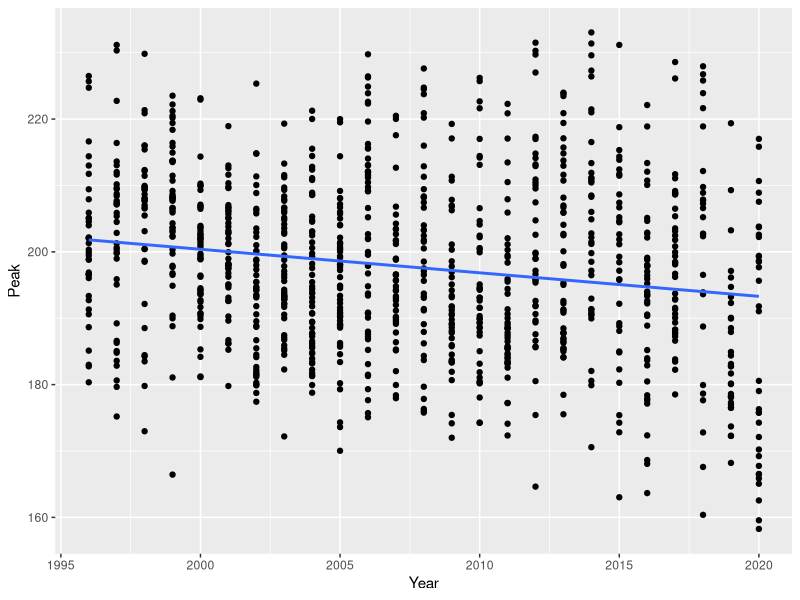

The R source for this figure: (Note: this script raises an error after producing the figure.)
## ---- chunk 1
pkgs <- c("tidyverse", "readxl", "corrplot", "stats", "ggpubr", "lme4", "car",
          "lmerTest", "gtsummary","broom.mixed")

vapply(pkgs, library, FUN.VALUE = logical(1L), character.only = TRUE,
       logical.return = TRUE)

## ---- chunk 2
df_phenology <- read.csv("Data/phenology_data/phenology_metrics.csv", sep=",",stringsAsFactors = FALSE, header = TRUE)
## ---- chunk 3
df_phenology <- subset(df_phenology, df_phenology$SpeciesID!= "Scathophagidae")

df_phenology %>%
  mutate(Order = case_when(
    SpeciesID == "Acari" ~ "Decomposer",
    SpeciesID == "ANMU" ~ "Mixed feeder",
    SpeciesID == "Aphidoidea" ~ "Herbivor",
    SpeciesID == "Chalcidoidea" ~ "Parasitoid",
    SpeciesID == "CHCE" ~ "Mixed feeder",
    SpeciesID == "Coccoidea" ~ "Herbivor",
    SpeciesID == "Collembola" ~ "Decomposer",
    SpeciesID == "Culicidae" ~ "Mixed feeder",
    SpeciesID == "Ichneumonidae" ~ "Parasitoid",
    SpeciesID == "Linyphiidae" ~ "Predator",
    SpeciesID == "Lycosidae" ~ "Predator",
    SpeciesID == "MYSC" ~ "Mixed feeder",
    SpeciesID == "Nymphalidae" ~ "Mixed feeder",
    SpeciesID == "Phoridae" ~ "Mixed feeder",
    SpeciesID == "Thomisidae" ~ "Predator")) -> df_phenology


df_phenology$Order[is.na(df_phenology$Order)] <- "NA"
df_phenology<- subset(df_phenology,Order!="NA")

print(unique(df_phenology$SpeciesID))

df_phenology <- subset(df_phenology, df_phenology$Plot!= "Art1" | df_phenology$SpeciesID!= "Collembola")
df_phenology <- subset(df_phenology, df_phenology$Plot!= "Art1" | df_phenology$SpeciesID!= "Acari")
df_phenology<- subset(df_phenology,Plot!="Art6")
## ---- chunk 4
m.1 <- lmer(Onset ~ Year + (1 | SpeciesID:Plot), data=df_phenology)
summary(m.1)

m.2 <- lmer(Peak ~ Year + (1 | SpeciesID:Plot), data=df_phenology)
summary(m.2)

#Visualise 
ggplot(df_phenology, aes(Year, Peak))+
  geom_point()+
  geom_smooth(method = "lm", se = FALSE)

m.3 <- lmer(End ~ Year + (1 | SpeciesID:Plot), data=df_phenology)
summary(m.3)

m.4 <- lmer(Duration ~ Year + (1 | SpeciesID:Plot), data=df_phenology)
summary(m.4)
## ---- chunk 5
tbl_regression(m.1) %>%
  modify_column_unhide(column = std.error) %>%
  modify_caption("**Onset of arthropod community**")
tbl_regression(m.2)%>%
  modify_column_unhide(column = std.error) %>%
  modify_caption("**Peak of arthropod community**")
tbl_regression(m.3)%>%
  modify_column_unhide(column = std.error) %>%
  modify_caption("**End of arthropod community**")
tbl_regression(m.4)%>%
  modify_column_unhide(column = std.error) %>%
  modify_caption("**Duration of arthropod community**")
## ---- chunk 6
m.1.func <- lmer(Onset ~ Year*Order + (1 | Plot) + (1 | Order:SpeciesID) + (1 | Year:SpeciesID) + (1 | Year:Plot), data=df_phenology)
summary(m.1.func)

m.2.func <- lmer(Peak ~ Year*Order + (1 | Plot) + (1 | Order:SpeciesID) + (1 | Year:SpeciesID) + (1 | Year:Plot), data=df_phenology)
summary(m.2.func)

m.3.func <- lmer(End ~ Year*Order + (1 | Plot) + (1 | Order:SpeciesID) + (1 | Year:SpeciesID) + (1 | Year:Plot), data=df_phenology)
summary(m.3.func)

m.4.func <- lmer(Duration ~ Year*Order + (1 | Plot) + (1 | Order:SpeciesID) + (1 | Year:SpeciesID) + (1 | Year:Plot), data=df_phenology)
summary(m.4.func)
## ---- chunk 7
tbl_regression(m.1.func) %>%
  modify_column_unhide(column = std.error) %>%
  modify_caption("**Onset - functional groups**")
tbl_regression(m.2.func) %>%
  modify_column_unhide(column = std.error) %>%
  modify_caption("**Peak - functional groups**")
tbl_regression(m.3.func) %>%
  modify_column_unhide(column = std.error) %>%
  modify_caption("**End - functional groups**")
tbl_regression(m.4.func) %>%
  modify_column_unhide(column = std.error) %>%
  modify_caption("**Duration - functional groups**")
## ---- chunk 8
m.1.spec <- lmer(Onset ~ Year*SpeciesID + (1 | Plot) + (1 | Year:Plot), data=df_phenology)
summary(m.1.spec)
anova(m.1.spec)

m.2.spec <- lmer(Peak ~ Year*SpeciesID + (1 | Plot) + (1 | Year:Plot), data=df_phenology)
summary(m.2.spec)
anova(m.2.spec)

m.3.spec <- lmer(End ~ Year*SpeciesID + (1 | Plot) + (1 | Year:Plot), data=df_phenology)
summary(m.3.spec)
anova(m.3.spec)

m.4.spec <- lmer(Duration ~ Year*SpeciesID + (1 | Plot) + (1 | Year:Plot), data=df_phenology)
summary(m.4.spec)
anova(m.4.spec)
## ---- chunk 9
tbl_regression(m.1.spec) %>%
  modify_column_unhide(column = std.error) %>%
  modify_caption("**Onset - Taxa**")
tbl_regression(m.2.spec) %>%
  modify_column_unhide(column = std.error) %>%
  modify_caption("**Peak - Taxa**")
tbl_regression(m.3.spec) %>%
  modify_column_unhide(column = std.error) %>%
  modify_caption("**End - Taxa**")
tbl_regression(m.4.spec) %>%
  modify_column_unhide(column = std.error) %>%
  modify_caption("**Duration - Taxa**")
## ---- chunk 10
df_sub <- subset(df_phenology, Order == "Mixed feeder" )
df_sub1 <- subset(df_phenology, Order == "Predator" )
df_sub2 <- subset(df_phenology, Order == "Herbivor" )
df_sub3 <- subset(df_phenology, Order == "Parasitoid" )
df_sub4 <- subset(df_phenology, Order == "Decomposer" )
## ---- chunk 11
m.1.mix <- lmer(Onset ~ Year*SpeciesID + (1 | Plot) + (1 | Year:Plot), data = df_sub)
summary(m.1.mix)

m.2.mix <- lmer(Peak ~ Year*SpeciesID + (1 | Plot) + (1 | Year:Plot), data = df_sub)
summary(m.2.mix)

m.3.mix <- lmer(End ~ Year*SpeciesID + (1 | Plot) + (1 | Year:Plot), data = df_sub)
summary(m.3.mix)

m.4.mix <- lmer(Duration ~ Year*SpeciesID + (1 | Plot) + (1 | Year:Plot), data = df_sub)
summary(m.4.mix)
## ---- chunk 12
tbl_regression(m.1.mix) %>%
  modify_column_unhide(column = std.error) %>%
  modify_caption("**Onset - Mixed feeders**")
tbl_regression(m.2.mix) %>%
  modify_column_unhide(column = std.error) %>%
  modify_caption("**Peak - Mixed feeders**")
tbl_regression(m.3.mix) %>%
  modify_column_unhide(column = std.error) %>%
  modify_caption("**End - Mixed feeders**")
tbl_regression(m.4.mix) %>%
  modify_column_unhide(column = std.error) %>%
  modify_caption("**Duration - Mixed feeders**")
## ---- chunk 13
m.1.pred <- lmer(Onset ~ Year*SpeciesID + (1 | Plot) + (1 | Year:Plot), data = df_sub1)
summary(m.1.pred)

m.2.pred <- lmer(Peak ~ Year*SpeciesID + (1 | Plot) + (1 | Year:Plot), data = df_sub1)
summary(m.2.pred)

m.3.pred <- lmer(End ~ Year*SpeciesID + (1 | Plot) + (1 | Year:Plot), data = df_sub1)
summary(m.3.pred)

m.4.pred <- lmer(Duration ~ Year*SpeciesID + (1 | Plot) + (1 | Year:Plot), data = df_sub1)
summary(m.4.pred)
## ---- chunk 14
tbl_regression(m.1.pred) %>%
  modify_column_unhide(column = std.error) %>%
  modify_caption("**Onset - Predators**")
tbl_regression(m.2.pred) %>% 
  modify_column_unhide(column = std.error) %>%
  modify_caption("**Peak - Predators**")
tbl_regression(m.3.pred) %>% 
  modify_column_unhide(column = std.error) %>%
  modify_caption("**End - Predators**")
tbl_regression(m.4.pred) %>% 
  modify_column_unhide(column = std.error) %>%
  modify_caption("**Duration - Predators**")
## ---- chunk 15
m.1.herb <- lmer(Onset ~ Year*SpeciesID + (1 | Plot) + (1 | Year:Plot), data = df_sub2)
summary(m.1.herb)

m.2.herb <- lmer(Peak ~ Year*SpeciesID + (1 | Plot) + (1 | Year:Plot), data = df_sub1)
summary(m.2.herb)

m.3.herb <- lmer(End ~ Year*SpeciesID + (1 | Plot) + (1 | Year:Plot), data = df_sub2)
summary(m.3.herb)

m.4.herb <- lmer(Duration ~ Year*SpeciesID + (1 | Plot) + (1 | Year:Plot), data = df_sub2)
summary(m.4.herb)
## ---- chunk 16
tbl_regression(m.1.herb) %>% 
  modify_column_unhide(column = std.error) %>%
  modify_caption("**Onset - Herbivores**")
tbl_regression(m.2.herb) %>% 
  modify_column_unhide(column = std.error) %>%
  modify_caption("**Peak - Herbivores**")
tbl_regression(m.3.herb) %>% 
  modify_column_unhide(column = std.error) %>%
  modify_caption("**End - Herbivores**")
tbl_regression(m.4.herb) %>% 
  modify_column_unhide(column = std.error) %>%
  modify_caption("**Duration - Herbivores**")
## ---- chunk 17
m.1.para <- lmer(Onset ~ Year*SpeciesID + (1 | Plot) + (1 | Year:Plot), data = df_sub3)
summary(m.1.para)

m.2.para <- lmer(Peak ~ Year*SpeciesID + (1 | Plot) + (1 | Year:Plot), data = df_sub3)
summary(m.2.para)

m.3.para <- lmer(End ~ Year*SpeciesID + (1 | Plot) + (1 | Year:Plot), data = df_sub3)
summary(m.3.para)

m.4.para <- lmer(Duration ~ Year*SpeciesID + (1 | Plot) + (1 | Year:Plot), data = df_sub3)
summary(m.4.para)
## ---- chunk 18
tbl_regression(m.1.para) %>% 
  modify_column_unhide(column = std.error) %>%
  modify_caption("**Onset - Parasitoids**")
tbl_regression(m.2.para) %>% 
  modify_column_unhide(column = std.error) %>%
  modify_caption("**Peak - Parasitoids**")
tbl_regression(m.3.para) %>% 
  modify_column_unhide(column = std.error) %>%
  modify_caption("**End - Parasitoids**")
tbl_regression(m.4.para) %>% 
  modify_column_unhide(column = std.error) %>%
  modify_caption("**Duration - Parasitoids**")
## ---- chunk 19
m.1.dec <- lmer(Onset ~ Year*SpeciesID + (1 | Plot) + (1 | Year:Plot), data = df_sub4)
summary(m.1.dec)

m.2.dec <- lmer(Peak ~ Year*SpeciesID + (1 | Plot) + (1 | Year:Plot), data = df_sub4)
summary(m.2.dec)

m.3.dec <- lmer(End ~ Year*SpeciesID + (1 | Plot) + (1 | Year:Plot), data = df_sub4)
summary(m.3.dec)

m.4.dec <- lmer(Duration ~ Year*SpeciesID + (1 | Plot) + (1 | Year:Plot), data = df_sub4)
summary(m.4.dec)
## ---- chunk 20
tbl_regression(m.1.dec) %>% 
  modify_column_unhide(column = std.error) %>%
  modify_caption("**Onset - Decomposers**")
tbl_regression(m.2.dec) %>% 
  modify_column_unhide(column = std.error) %>%
  modify_caption("**Peak - Decomposers**")
tbl_regression(m.3.dec) %>% 
  modify_column_unhide(column = std.error) %>%
  modify_caption("**End - Decomposers**")
tbl_regression(m.4.dec) %>% 
  modify_column_unhide(column = std.error) %>%
  modify_caption("**Duration - Decomposers**")
## ---- chunk 21
family_trends <- function(data, SpeciesID, column){
  df_local <- subset(data, data$SpeciesID == SpeciesID)
  m <- lmer(df_local[,column] ~ Year + (1 | Plot), df_local)
  summary(m)
  
  tbl_regression(m) %>% 
  modify_column_unhide(column = std.error)
}

family_trends_single <- function(data, SpeciesID, column){
  df_local <- subset(data, data$SpeciesID == SpeciesID)
  m <- lm(df_local[,column] ~ Year, df_local)
  summary(m)
  
  tbl_regression(m) %>% 
  modify_column_unhide(column = std.error)
}

family_trends(df_phenology, "Acari", "Onset")
family_trends(df_phenology, "Acari", "Peak")
family_trends(df_phenology, "Acari", "End")
family_trends(df_phenology, "Acari", "Duration")

family_trends(df_phenology, "Collembola", "Onset")
family_trends(df_phenology, "Collembola", "Peak")
family_trends(df_phenology, "Collembola", "End")
family_trends(df_phenology, "Collembola", "Duration")

family_trends_single(df_phenology, "Aphidoidea", "Onset")
family_trends_single(df_phenology, "Aphidoidea", "Peak")
family_trends_single(df_phenology, "Aphidoidea", "End")
family_trends_single(df_phenology, "Aphidoidea", "Duration")

family_trends(df_phenology, "Coccoidea", "Onset")
family_trends(df_phenology, "Coccoidea", "Peak")
family_trends(df_phenology, "Coccoidea", "End")
family_trends(df_phenology, "Coccoidea", "Duration")

family_trends(df_phenology, "Chironomidae", "Onset")
family_trends(df_phenology, "Chironomidae", "Peak")
family_trends(df_phenology, "Chironomidae", "End")
family_trends(df_phenology, "Chironomidae", "Duration")

family_trends_single(df_phenology, "Culicidae", "Onset")
family_trends_single(df_phenology, "Culicidae", "Peak")
family_trends_single(df_phenology, "Culicidae", "End")
family_trends_single(df_phenology, "Culicidae", "Duration")

family_trends(df_phenology, "Chalcidoidea", "Onset")
family_trends(df_phenology, "Chalcidoidea", "Peak")
family_trends(df_phenology, "Chalcidoidea", "End")
family_trends(df_phenology, "Chalcidoidea", "Duration")

family_trends(df_phenology, "Ichneumonidae", "Onset")
family_trends(df_phenology, "Ichneumonidae", "Peak")
family_trends(df_phenology, "Ichneumonidae", "End")
family_trends(df_phenology, "Ichneumonidae", "Duration")

family_trends(df_phenology, "Linyphiidae", "Onset")
family_trends(df_phenology, "Linyphiidae", "Peak")
family_trends(df_phenology, "Linyphiidae", "End")
family_trends(df_phenology, "Linyphiidae", "Duration")

family_trends(df_phenology, "Lycosidae", "Onset")
family_trends(df_phenology, "Lycosidae", "Peak")
family_trends(df_phenology, "Lycosidae", "End")
family_trends(df_phenology, "Lycosidae", "Duration")

family_trends(df_phenology, "Muscidae", "Onset")
family_trends(df_phenology, "Muscidae", "Peak")
family_trends(df_phenology, "Muscidae", "End")
family_trends(df_phenology, "Muscidae", "Duration")

family_trends(df_phenology, "Nymphalidae", "Onset")
family_trends(df_phenology, "Nymphalidae", "Peak")
family_trends(df_phenology, "Nymphalidae", "End")
family_trends(df_phenology, "Nymphalidae", "Duration")

family_trends(df_phenology, "Phoridae", "Onset")
family_trends(df_phenology, "Phoridae", "Peak")
family_trends(df_phenology, "Phoridae", "End")
family_trends(df_phenology, "Phoridae", "Duration")

family_trends(df_phenology, "Sciaridae", "Onset")
family_trends(df_phenology, "Sciaridae", "Peak")
family_trends(df_phenology, "Sciaridae", "End")
family_trends(df_phenology, "Sciaridae", "Duration")

family_trends(df_phenology, "Thomisidae", "Onset")
family_trends(df_phenology, "Thomisidae", "Peak")
family_trends(df_phenology, "Thomisidae", "End")
family_trends(df_phenology, "Thomisidae", "Duration")
## ---- chunk 22
df_summary_lm<-data.frame(SpeciesID=character(),Plot=character(),Pheno_event=character(),Slope=numeric(),SE=numeric(),Tvalue=numeric(),Pvalue=numeric(),Rsquare=numeric(),AdjRsquare=numeric(),
                          Count=numeric(),n=numeric(),Residual=numeric())

for (i in unique(df_phenology$SpeciesID)){
  print(i)
  df8b<-subset(df_phenology,SpeciesID==i)
  for (j in unique(df8b$Plot)){
    df8a<-subset(df8b,Plot==j)
    
    if(sum(!is.na(df8a$Onset))<6){ 
      df_temp<-data.frame(SpeciesID=df8a$SpeciesID[1], 
                          Plot=df8a$Plot[1],
                          Pheno_event="Onset",
                          Slope=NA,
                          SE=NA,
                          Tvalue=NA,
                          Pvalue=NA,
                          Rsquare=NA,
                          AdjRsquare=NA,
                          Count=NA,
                          n=NA,
                          Residual=NA)
    }
    else{
      mod1 <- lm(Onset ~ Year, data =df8a)       
      Residual1 <- sqrt(deviance(mod1)/df.residual(mod1))
      df_temp<-data.frame(SpeciesID=df8a$SpeciesID[1], 
                          Plot=df8a$Plot[1],
                          Pheno_event="Onset",
                          Slope=summary(mod1)$coefficients[2],
                          SE=summary(mod1)$coefficients[4],
                          Tvalue=summary(mod1)$coefficients[6],
                          Pvalue=summary(mod1)$coefficients[8],
                          Rsquare=summary(mod1)$r.squared,
                          AdjRsquare=summary(mod1)$adj.r.squared,
                          Count=sum(df8a$TotalAbundance),
                          n=sum(!is.na(df8a$Onset)),
                          Residual=Residual1)
      df_summary_lm<-bind_rows(df_summary_lm,df_temp)
    }
    #plot(mod1)
    
    
    if(sum(!is.na(df8a$Peak))<6){
      df_temp<-data.frame(SpeciesID=df8a$SpeciesID[1],
                          Plot=df8a$Plot[1],
                          Pheno_event="Peak",
                          Slope=NA,
                          SE=NA,
                          Tvalue=NA,
                          Pvalue=NA,
                          Rsquare=NA,
                          AdjRsquare=NA,
                          Count=NA,
                          n=NA,
                          Residual=NA)
    }
    
    else{ 
      mod2 <- lm(Peak ~ Year, data =df8a)
      Residual2 <- sqrt(deviance(mod2)/df.residual(mod2))
      df_temp<-data.frame(SpeciesID=df8a$SpeciesID[1],
                          Plot=df8a$Plot[1],
                          Pheno_event="Peak",
                          Slope=summary(mod2)$coefficients[2],
                          SE=summary(mod2)$coefficients[4],
                          Tvalue=summary(mod2)$coefficients[6],
                          Pvalue=summary(mod2)$coefficients[8],
                          Rsquare=summary(mod2)$r.squared,
                          AdjRsquare=summary(mod2)$adj.r.squared,
                          Count=sum(df8a$TotalAbundance),
                          n=sum(!is.na(df8a$Peak)),
                          Residual=Residual2)
      df_summary_lm<-bind_rows(df_summary_lm,df_temp)
    }
    
    #plot(mod2)
    
    if(sum(!is.na(df8a$End))<6){
      df_temp<-data.frame(SpeciesID=df8a$SpeciesID[1],
                          Plot=df8a$Plot[1],
                          Pheno_event="End",
                          Slope=NA,
                          SE=NA,
                          Tvalue=NA,
                          Pvalue=NA,
                          Rsquare=NA,
                          AdjRsquare=NA,
                          Count=NA,
                          n=NA,
                          Residual=NA)
    }
    
    else{ 
      
      mod3 <- lm(End ~ Year, data =df8a)
      Residual3 <- sqrt(deviance(mod3)/df.residual(mod3))
      df_temp<-data.frame(SpeciesID=df8a$SpeciesID[1],
                          Plot=df8a$Plot[1],
                          Pheno_event="End",
                          Slope=summary(mod3)$coefficients[2],
                          SE=summary(mod3)$coefficients[4],
                          Tvalue=summary(mod3)$coefficients[6],
                          Pvalue=summary(mod3)$coefficients[8],
                          Rsquare=summary(mod3)$r.squared,
                          AdjRsquare=summary(mod3)$adj.r.squared,
                          Count=sum(df8a$TotalAbundance),
                          n=sum(!is.na(df8a$End)),
                          Residual=Residual3)
      df_summary_lm<-bind_rows(df_summary_lm,df_temp)
    }
    
    if(sum(!is.na(df8a$Duration))<6){
      df_temp<-data.frame(SpeciesID=df8a$SpeciesID[1],
                          Plot=df8a$Plot[1],
                          Pheno_event="Duration",
                          Slope=NA,
                          SE=NA,
                          Tvalue=NA,
                          Pvalue=NA,
                          Rsquare=NA,
                          AdjRsquare=NA,
                          Count=NA,
                          n=NA,
                          Residual=NA)
    }
    
    else{ 
      
      mod4 <- lm(Duration ~ Year, data =df8a)
      Residual4 <- sqrt(deviance(mod4)/df.residual(mod4))
      df_temp<-data.frame(SpeciesID=df8a$SpeciesID[1],
                          Plot=df8a$Plot[1],
                          Pheno_event="Duration",
                          Slope=summary(mod4)$coefficients[2],
                          SE=summary(mod4)$coefficients[4],
                          Tvalue=summary(mod4)$coefficients[6],
                          Pvalue=summary(mod4)$coefficients[8],
                          Rsquare=summary(mod4)$r.squared,
                          AdjRsquare=summary(mod4)$adj.r.squared,
                          Count=sum(df8a$TotalAbundance),
                          n=sum(!is.na(df8a$Duration)),
                          Residual=Residual4)
      df_summary_lm<-bind_rows(df_summary_lm,df_temp)
    }
  }
}

## ---- chunk 23
df_model_significance <-
  data.frame(
    SpeciesID = character(),
    Plot = character(),
    Pheno_event = character(),
    Slope = numeric(),
    Pvalue = numeric(),
    AdjRsquare = numeric(),
    Significance = character()
  )

for (species in unique(df_summary_lm$SpeciesID)) {
  print(species)
  df_summary_lm_sub <- subset(df_summary_lm, SpeciesID == species)
  for (plot in unique(df_summary_lm_sub$Plot)) {
    print(plot)
    df_summary_lm_sub2 <- subset(df_summary_lm_sub, Plot == plot)
    for (phenoEvent in unique(df_summary_lm_sub2$Pheno_event)) {
      df_summary_lm_sub3 <-
        subset(df_summary_lm_sub2, Pheno_event == phenoEvent)
      
      Significance_result <- NA
      
      if (df_summary_lm_sub3$Pvalue < 0.05 || df_summary_lm_sub3$Pvalue == 0.05) {
        Significance_result <-
          "Significant"
      } else if (df_summary_lm_sub3$Pvalue > 0.05 && df_summary_lm_sub3$Pvalue < 0.06) {
        Significance_result <-
          "Near_significant"
      } else if (df_summary_lm_sub3$Pvalue > 0.05) {
        Significance_result <-
          "Non-significant"
      } else {
        print("No pvalues")
        Significance_result <- "Not determined"
      }
      
      
      df_temp <-
        data.frame(
          SpeciesID = species,
          Plot = plot,
          Pheno_event = phenoEvent,
          Slope = df_summary_lm_sub3$Slope,
          Pvalue = df_summary_lm_sub3$Pvalue,
          AdjRsquare = df_summary_lm_sub3$AdjRsquare,
          Significance = Significance_result
        )
      
      df_model_significance <- bind_rows(df_model_significance, df_temp)
    }
  }
}

## ---- chunk 24
df1 <- filter(df_model_significance, Significance == 'Significant') #Number of significant observations
df1a <- filter(df_model_significance, Significance == 'Non-significant') #Number of non-significant observations
df2 <- filter(df1, Slope > 0) #Only 6 of the significant observations are positive
df3 <- filter(df1, Slope < 0) #48 of the significant observations are negative
df3a <- subset(df3, df3$Pheno_event!= "Duration") #Check without duration of activity
## ---- chunk 25
df_summary_lm %>%
  mutate(Order = case_when(
           SpeciesID == "Acari" ~ "Decomposer",
           SpeciesID == "ANMU" ~ "Mixed feeder",
           SpeciesID == "Aphidoidea" ~ "Herbivore",
           SpeciesID == "Chalcidoidea" ~ "Parasitoid",
           SpeciesID == "CHCE" ~ "Mixed feeder",
           SpeciesID == "Coccoidea" ~ "Herbivore",
           SpeciesID == "Collembola" ~ "Decomposer",
           SpeciesID == "Culicidae" ~ "Mixed feeder",
           SpeciesID == "Ichneumonidae" ~ "Parasitoid",
           SpeciesID == "Linyphiidae" ~ "Predator",
           SpeciesID == "Lycosidae" ~ "Predator",
           SpeciesID == "MYSC" ~ "Mixed feeder",
           SpeciesID == "Nymphalidae" ~ "Mixed feeder",
           SpeciesID == "Phoridae" ~ "Mixed feeder",
           SpeciesID == "Thomisidae" ~ "Predator")) -> df_summary_lm

df_summary_lm$Plot[df_summary_lm$Plot == "Art1"] <- "Plot 1" 
df_summary_lm$Plot[df_summary_lm$Plot == "Art2"] <- "Plot 2" 
df_summary_lm$Plot[df_summary_lm$Plot == "Art3"] <- "Plot 3" 
df_summary_lm$Plot[df_summary_lm$Plot == "Art4"] <- "Plot 4" 
df_summary_lm$Plot[df_summary_lm$Plot == "Art5"] <- "Plot 5" 
df_summary_lm$Plot[df_summary_lm$Plot == "Art6"] <- "Plot 6"
df_summary_lm$Plot[df_summary_lm$Plot == "Art7"] <- "Plot 7" 

df_summary_lm$SpeciesID[df_summary_lm$SpeciesID == "CHCE"] <- "Chironomidae"
df_summary_lm$SpeciesID[df_summary_lm$SpeciesID == "ANMU"] <- "Muscidae"
df_summary_lm$SpeciesID[df_summary_lm$SpeciesID == "MYSC"] <- "Sciaridae"

df_summary_lm$Pheno_event <- factor(df_summary_lm$Pheno_event,                 # Relevel group factor
                         levels = c("Onset", "Peak", "End", "Duration"))

df_summary_lm$SpeciesID <- factor(df_summary_lm$SpeciesID,                 # Relevel group factor
                            levels = c("Chironomidae", "Linyphiidae", "Sciaridae", "Lycosidae", "Collembola", "Muscidae", 
                                       "Acari", "Thomisidae", "Culicidae", "Ichneumonidae", "Coccoidea", "Nymphalidae", "Phoridae", "Chalcidoidea", "Aphidoidea"))

df_summary_lm$Plot <- factor(df_summary_lm$Plot,                 # Relevel group factor
                       levels = c("Plot 7", "Plot 6", "Plot 5", "Plot 4", "Plot 3", "Plot 2", "Plot 1"))

## ---- chunk 26
df8_Onset<- subset(df_summary_lm,Pheno_event=="Onset")
df8_Peak<- subset(df_summary_lm,Pheno_event=="Peak")
df8_End<- subset(df_summary_lm,Pheno_event=="End")
df8_Duration<- subset(df_summary_lm,Pheno_event=="Duration")



Onset <- ggplot(df8_Onset, aes(x = Slope, y = Plot, color = Pvalue < 0.051 | Pvalue == 0.5))+
  xlab("Phenological shift (days per year)")+
  scale_color_manual(name = 'Pvalue < 0.05', values = setNames(c('red', 'blue'), c(T,F)))+
  #scale_shape(guide = "none")+
  geom_point(size = 3)+
  geom_errorbar(aes(xmin=Slope-SE, xmax=Slope+SE, y = Plot))+
  facet_grid(SpeciesID ~ ., drop = TRUE, scales = "free_y", space = "free")+
  theme(strip.text.y = element_blank(), panel.background = element_rect(fill = "white"), panel.spacing = unit(.08, "lines"),
        panel.border = element_rect(color = "black", fill = NA, size = 0.5), axis.title.y = element_blank(),legend.position="none",
        axis.title.x = element_blank(), plot.margin = unit(c(0.5,0.1,1,0.1), "cm"),
        axis.text = element_text(size = 12))+
  geom_vline(xintercept = 0)


Peak <- ggplot(df8_Peak, aes(x = Slope, y = Plot, color = Pvalue < 0.051 | Pvalue == 0.5))+
  xlab("Phenological shift (days per year)")+
  scale_color_manual(name = 'Pvalue < 0.05', values = setNames(c('red', 'blue'), c(T,F)))+
  #scale_shape(guide = "none")+
  geom_point(size = 3)+
  geom_errorbar(aes(xmin=Slope-SE, xmax=Slope+SE, y = Plot))+
  facet_grid(SpeciesID ~ ., drop = TRUE, scales = "free_y", space = "free")+
  theme(strip.text.y = element_blank(), panel.background = element_rect(fill = "white"), panel.spacing = unit(.08, "lines"),
        panel.border = element_rect(color = "black", fill = NA, size = 0.5), axis.title.y = element_blank(), 
        axis.ticks.y = element_blank(), axis.text.y = element_blank(), legend.position="none",
        axis.title.x = element_blank(), plot.margin = unit(c(0.5,0.1,1,0.1), "cm"),
        axis.text = element_text(size = 12))+
  geom_vline(xintercept = 0)


End <- ggplot(df8_End, aes(x = Slope, y = Plot, color = Pvalue < 0.051 | Pvalue == 0.5))+
  xlab("Phenological shift (days per year)")+
  scale_color_manual(name = 'Pvalue < 0.05', values = setNames(c('red', 'blue'), c(T,F)))+
  #scale_shape(guide = "none")+
  geom_point(size = 3)+
  geom_errorbar(aes(xmin=Slope-SE, xmax=Slope+SE, y = Plot))+
  facet_grid(SpeciesID ~ ., drop = TRUE, scales = "free_y", space = "free")+
  theme(strip.text.y = element_blank(), panel.background = element_rect(fill = "white"), panel.spacing = unit(0.08, "lines"),
        panel.border = element_rect(color = "black", fill = NA, size = 0.5), axis.title.y = element_blank(), 
        axis.ticks.y = element_blank(), axis.text.y = element_blank(), legend.position="none",
        axis.title.x = element_text(size = 15, hjust = -2.5, vjust = -2), plot.margin = unit(c(0.5,0.1,0.5,0.1), "cm"),
        axis.text = element_text(size = 12))+
  geom_vline(xintercept = 0)


Duration <- ggplot(df8_Duration, aes(x = Slope, y = Plot, color = Pvalue < 0.051 | Pvalue == 0.5))+
  xlab("Phenological shift (days per year)")+
  scale_color_manual(name = 'Pvalue < 0.05', values = setNames(c('red', 'blue'), c(T,F)))+
  #scale_shape(guide = "none")+
  geom_point(size = 3)+
  geom_errorbar(aes(xmin=Slope-SE, xmax=Slope+SE, y = Plot))+
  facet_grid(SpeciesID ~ ., drop = TRUE, scales = "free_y", space = "free")+
  theme(strip.text.y = element_text(angle = 0), panel.background = element_rect(fill = "white"), panel.spacing = unit(.08, "lines"),
        panel.border = element_rect(color = "black", fill = NA, size = 0.5), axis.title.y = element_blank(), 
        axis.ticks.y = element_blank(), axis.text.y = element_blank(), legend.position="none",
        axis.title.x = element_blank(), plot.margin = unit(c(0.5,0.1,1,0.1), "cm"),
        axis.text = element_text(size = 12))+
  geom_vline(xintercept = 0)


ggarrange(Onset, Peak, End, Duration, labels = c("A) Onset", "B) Peak", "C) End", "D) Duration"), hjust = -0.1, vjust = 0.1, ncol = 4, nrow = 1)+
  theme(plot.margin = margin(0.5,0.1,0.1,0.1, "cm"))

## ---- chunk 27
ggarrange(Onset, Peak, End, Duration, labels = c("A) Onset", "B) Peak", "C) End", "D) Duration"), hjust = -0.1, vjust = 0.1, ncol = 4, nrow = 1)+
  theme(plot.margin = margin(0.5,0.1,0.1,0.1, "cm"))
## ---- chunk 28
require(writexl)

write_xlsx(df_summary_lm, "Data/Dataset_summaries\\df_summary_temporal_linear_trends.xlsx", col_names = TRUE)
